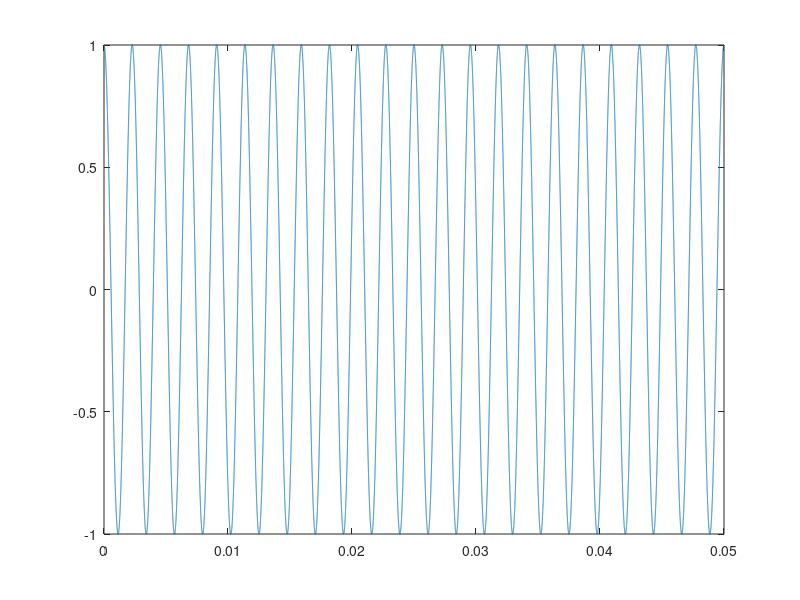

Write the MATLAB code that produced this figure.
clc;
close all;
clear all;

rate_sampling = 2.4e6;
rate_audio = 100e3;

t_iq = [0:1/rate_sampling:0.05];
t_audio = [0:1/rate_audio:5];

f1 = 440;

iq = exp(j*2*pi*f1*t_iq);
plot(t_iq, iq);
